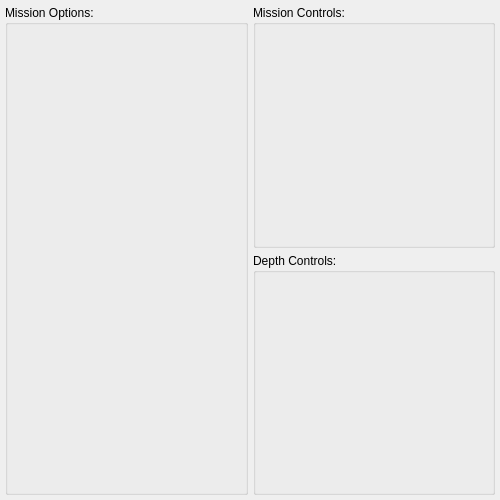
<?xml version="1.0" encoding="UTF-8"?>
<ui version="4.0">

<class>MissionController</class>


<!-- MAIN WINDOW WIDGET -->
<widget class="QWidget" name="MissionController">

  <!-- PROPERTIES -->
  <property name="geometry">
    <rect>
      <x>0</x> <y>0</y>
      <width>500</width> <height>500</height>
    </rect>
  </property>

  <property name="windowTitle">
    <string>Mission Controller</string>
  </property>

  <!-- TOP-LEVEL LAYOUT -->
  <layout class="QHBoxLayout" name="_horizontal_layout">
    <property name="spacing"><number>5</number></property>
    <property name="margin"><number>5</number></property>

    <!-- LEFT PANEL LAYOUT --> 
    <item>
      <layout class="QVBoxLayout" name="_mission_options_vertical_layout">

          <item>
            <widget class="QGroupBox" name="_mission_options_group_box">
              <property name="title"><string>Mission Options:</string></property>

              <item>
                <layout class="QHBoxLayout" name="_mission_type_horizontal_layout">
  
                  <item>
                    <widget class="QLabel" name="_mission_type_label">
                      <property name="text"><string>Mission Type: </string></property>
                    </widget>
                  </item>

                  <item>
                    <widget class="QComboBox" name="_mission_type_combo_box">

                    </widget>
                  </item>

                </layout>

              </item>

            </widget>
          </item>

      </layout>
    </item>
  

    <!-- RIGHT PANEL LAYOUT -->
    <item>
      <layout class="QVBoxLayout" name="_right_panel_vertical_layout">
      
        <!-- Mission Controls Layout -->
        <item>
          <widget class="QGroupBox" name="_mission_controls_group_box">
            <property name="minimumSize">
              <size>
                <width>200</width><height>200</height>
              </size>
            </property>
            <property name="title"><string>Mission Controls:</string></property>
            
            <item>
              <layout class="QGridLayout" name="_mission_control_layout_8">
          
                <!-- Start Button -->
                <item row="1" column="1">
                  <widget class="QPushButton" name="_start_button">
                    <property name="text"><string>Start</string></property>
                  </widget>
                </item>                  

                <!-- Stop Button -->
                <item row="1" column="3">
                  <widget class="QPushButton" name="_stop_button">
                    <property name="text"><string>Stop</string></property>
                  </widget>
                </item>

                <!-- E-Stop Button -->
                <item row="2" column="2">
                  <widget class="QPushButton" name="_e_stop_button">
                    <property name="text"><string>E-Stop</string></property>
                  </widget>
                </item>

                <!-- Surface Button -->
                <item row="3" column="1">
                  <widget class="QPushButton" name="_surface_button">
                    <property name="text"><string>Surface</string></property>
                  </widget>
                </item>
                
                <!-- Descend Button -->
                <item row="3" column="3">
                  <widget class="QPushButton" name="_descend_button">
                    <property name="text"><string>Descend</string></property>
                  </widget>
                </item>

              </layout>
            </item>

          </widget>
        </item>

        <!-- Depth Options Layout -->
        <item>
          <widget class="QGroupBox" name="_depth_controls_group_box">
            <property name="title"><string>Depth Controls:</string></property>

            <item>
              <layout class="QGridLayout" name="_depth_controls_grid_layout">

                <item>
                  <widget class="QLabel" name="_target_depth_label">
                    <property name="text"><string>Target Depth: </string></property>
                  </widget>
                </item>
 
              </layout>
            </item>

          </widget>
        </item>





      </layout>
    </item>

  </layout>

</widget>


</ui>
